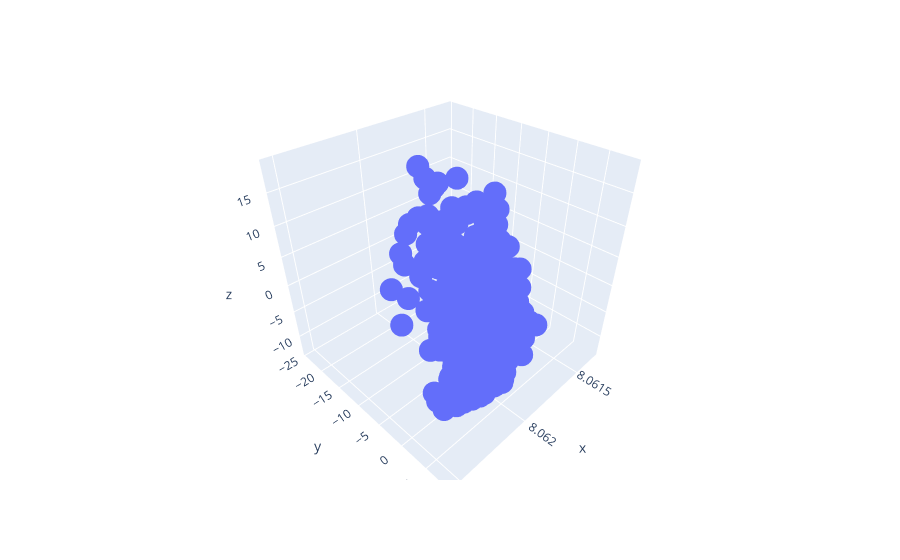

The cell this chart's notebook holds for it:
### Code cell
# Plotly 3D Scatter


x, y, z = projected_data_matrix[:n_instances, 0].real, projected_data_matrix[:n_instances, 1].real, projected_data_matrix[:n_instances, 2].real

df = px.data.iris()
fig = px.scatter_3d(x=x, y=y, z=z)
fig.show()

### Figure 1 — Plotly figure (JSON) as saved in the notebook; plotly's stock layout.template omitted (floating-point values rounded to 4 significant figures; data arrays with more than 128 entries replaced by an {"elided": "..."} marker saying what was removed)
{"data": [{"hovertemplate": "x=%{x}<br>y=%{y}<br>z=%{z}<extra></extra>", "legendgroup": "", "marker": {"color": "#636efa", "symbol": "circle"}, "mode": "markers", "name": "", "scene": "scene", "showlegend": false, "type": "scatter3d", "x": {"elided": "700 float values"}, "y": {"elided": "700 float values"}, "z": {"elided": "700 float values"}}], "layout": {"legend": {"tracegroupgap": 0}, "margin": {"t": 60}, "scene": {"domain": {"x": [0, 1], "y": [0, 1]}, "xaxis": {"title": {"text": "x"}}, "yaxis": {"title": {"text": "y"}}, "zaxis": {"title": {"text": "z"}}}}}
